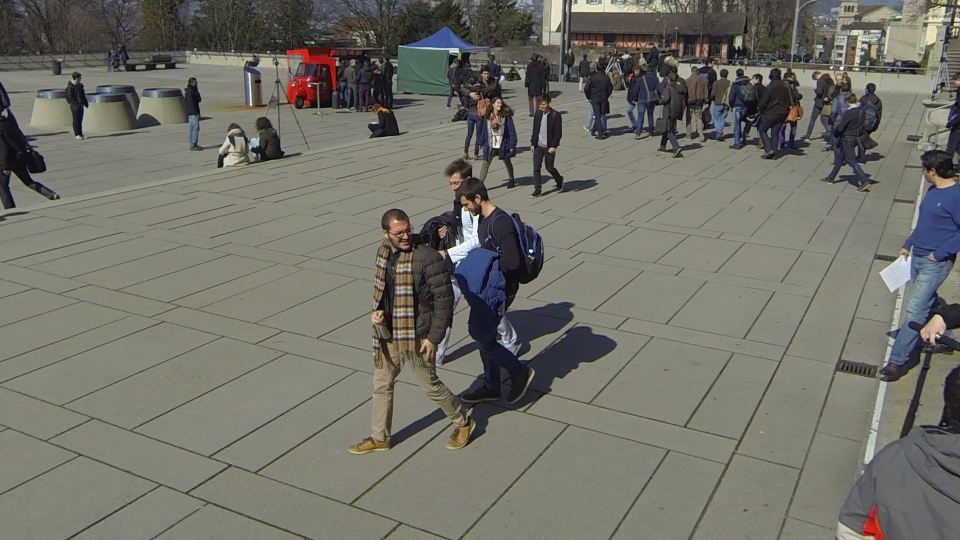
#> input picture wildtrack_anno/samples/images/1.png, 1920 x 1080 px, given in place of 1.jpg, which was not available (shown at 1/2 size)
$ python getProjectionMatrix.py
#> lines starting #> are read from the running program, lines starting #| are printed output that depends on the picture
'''
box[0]: [[163  32]]右上
box[1]: [[63 72]]   左上
box[2]: [[150 215]]左下
box[3]: [[268 144]]右下
'''

import cv2
import numpy as np
import matplotlib.pyplot as plt
import time
from PIL import Image

start = time.time()
# img = cv2.imread("/home/dzc/Data/zed/raw/1/1.jpg")
img = Image.open("/home/dzc/Data/zed/raw/1/1.jpg")
#> img is the input picture: PIL image 1920x1080 RGB; mean R, G, B 113.3, 112.8, 103.5
img = cv2.cvtColor(np.asarray(img),cv2.COLOR_RGB2BGR)
#> img: shape (1080, 1920, 3)
ROTATED_SIZE_X  = 800 #透视变换后的表盘图像大小
ROTATED_SIZE_Y  = 449 #透视变换后的表盘图像大小
CUT_SIZE     =  0   #透视变换时四周裁剪长度

W_cols, H_rows= img.shape[:2]
#> W_cols = 1080; H_rows = 1920
# print(H_rows, W_cols)


# 原图中书本的四个角点(左上、右上、右下、左下),与变换后矩阵位置,排好序的角点输出，0号是左上角，顺时针输出
pts1 = np.float32([[-200, 400], [700, 50], [1100, 90], [500, 1100]])
#变换后矩阵位置
pts2 = np.float32([[0, 0],[ROTATED_SIZE_X,0],[ROTATED_SIZE_X, ROTATED_SIZE_Y],[0,ROTATED_SIZE_Y],]) # 可以换成别的点


# 生成透视变换矩阵；进行透视变换
M = cv2.getPerspectiveTransform(pts1, pts2)
print(M)
dst = cv2.warpPerspective(img, M, (ROTATED_SIZE_X,ROTATED_SIZE_Y))
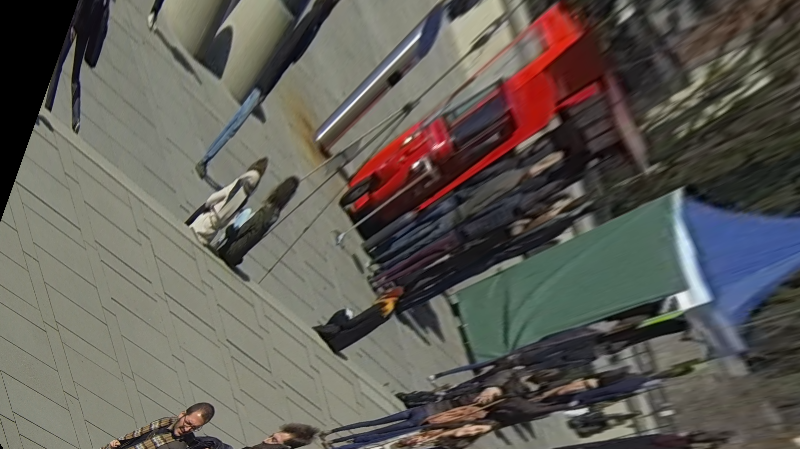
#> dst: shape (449, 800, 3); mean B, G, R 86.4, 92.9, 96.2
end = time.time()

print(end - start)

cv2.imshow("original_img",img)
cv2.imshow("result",dst)
cv2.waitKey(0)
cv2.destroyAllWindows()

$ run again, with wildtrack_anno/samples/images/0.png copied over wildtrack_anno/samples/images/1.png
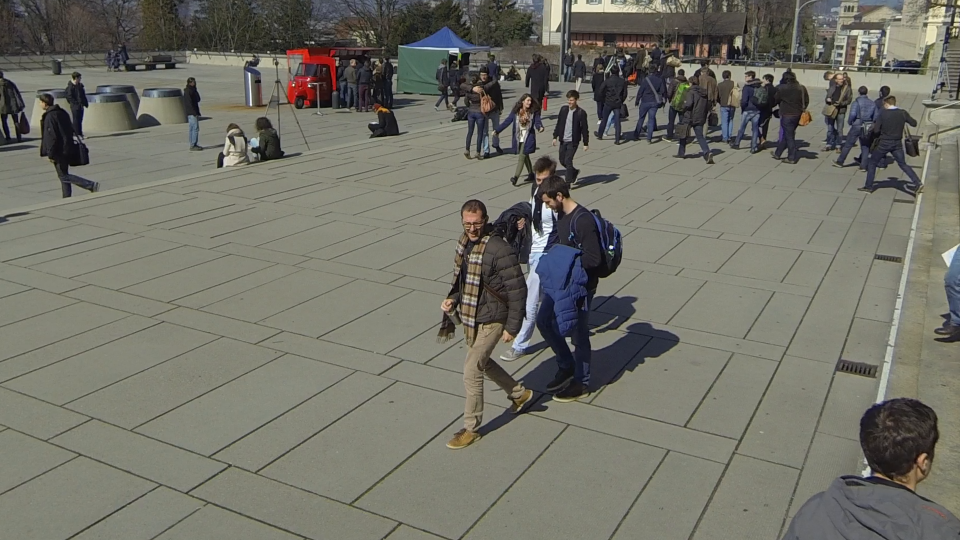
#> input picture wildtrack_anno/samples/images/0.png, 1920 x 1080 px, given in place of 1.jpg, which was not available (shown at 1/2 size)
#> img is the input picture: PIL image 1920x1080 RGB; mean R, G, B 113.3, 112.8, 103
#> img: shape (1080, 1920, 3)
#> `dst = cv2.warpPerspective(img, M, (ROTATED_SIZE_X,ROTATED_SIZE_Y))`:
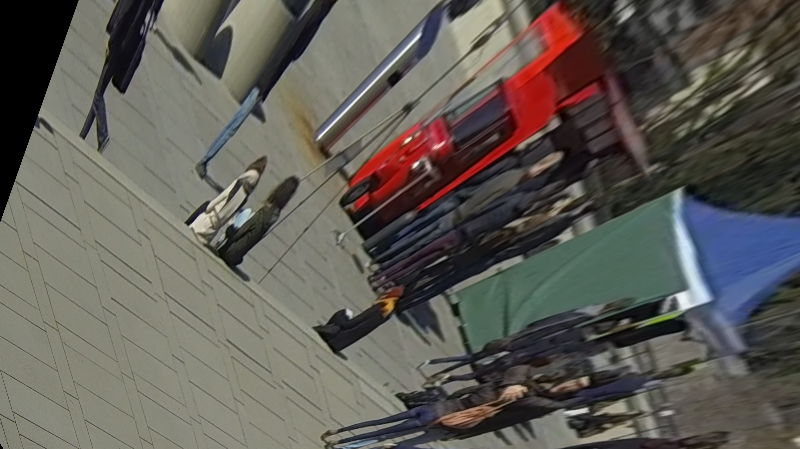
#> dst: shape (449, 800, 3); mean B, G, R 86.6, 93, 96.2

$ run again, with wildtrack_anno/samples/images/2.png copied over wildtrack_anno/samples/images/1.png
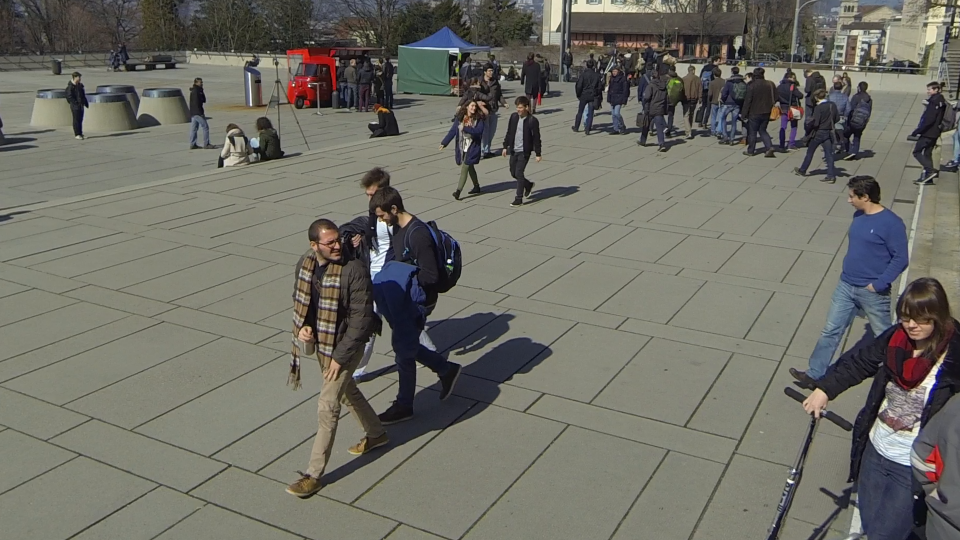
#> input picture wildtrack_anno/samples/images/2.png, 1920 x 1080 px, given in place of 1.jpg, which was not available (shown at 1/2 size)
#> img is the input picture: PIL image 1920x1080 RGB; mean R, G, B 110.4, 109.6, 101.1
#> img: shape (1080, 1920, 3)
#> `dst = cv2.warpPerspective(img, M, (ROTATED_SIZE_X,ROTATED_SIZE_Y))`:
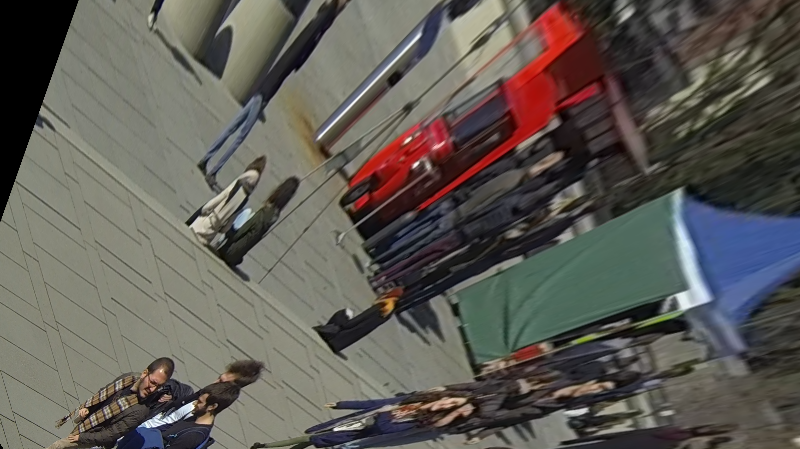
#> dst: shape (449, 800, 3); mean B, G, R 85.7, 91.8, 95.3

$ run again, with wildtrack_anno/samples/images/3.png copied over wildtrack_anno/samples/images/1.png
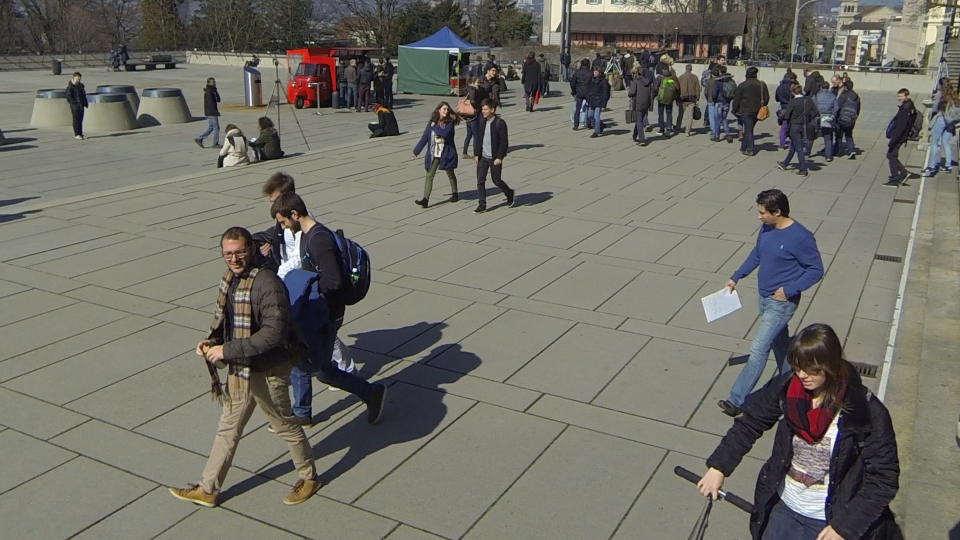
#> input picture wildtrack_anno/samples/images/3.png, 1920 x 1080 px, given in place of 1.jpg, which was not available (shown at 1/2 size)
#> img is the input picture: PIL image 1920x1080 RGB; mean R, G, B 112, 111.1, 102.5
#> img: shape (1080, 1920, 3)
#> `dst = cv2.warpPerspective(img, M, (ROTATED_SIZE_X,ROTATED_SIZE_Y))`:
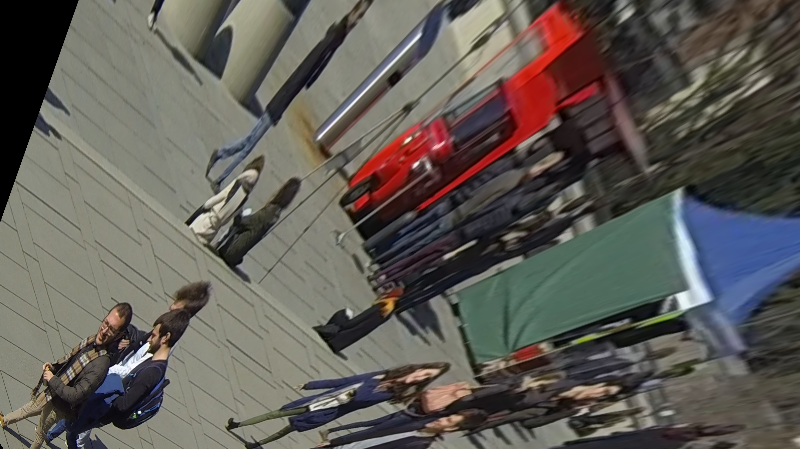
#> dst: shape (449, 800, 3); mean B, G, R 86.4, 92.4, 96.1
